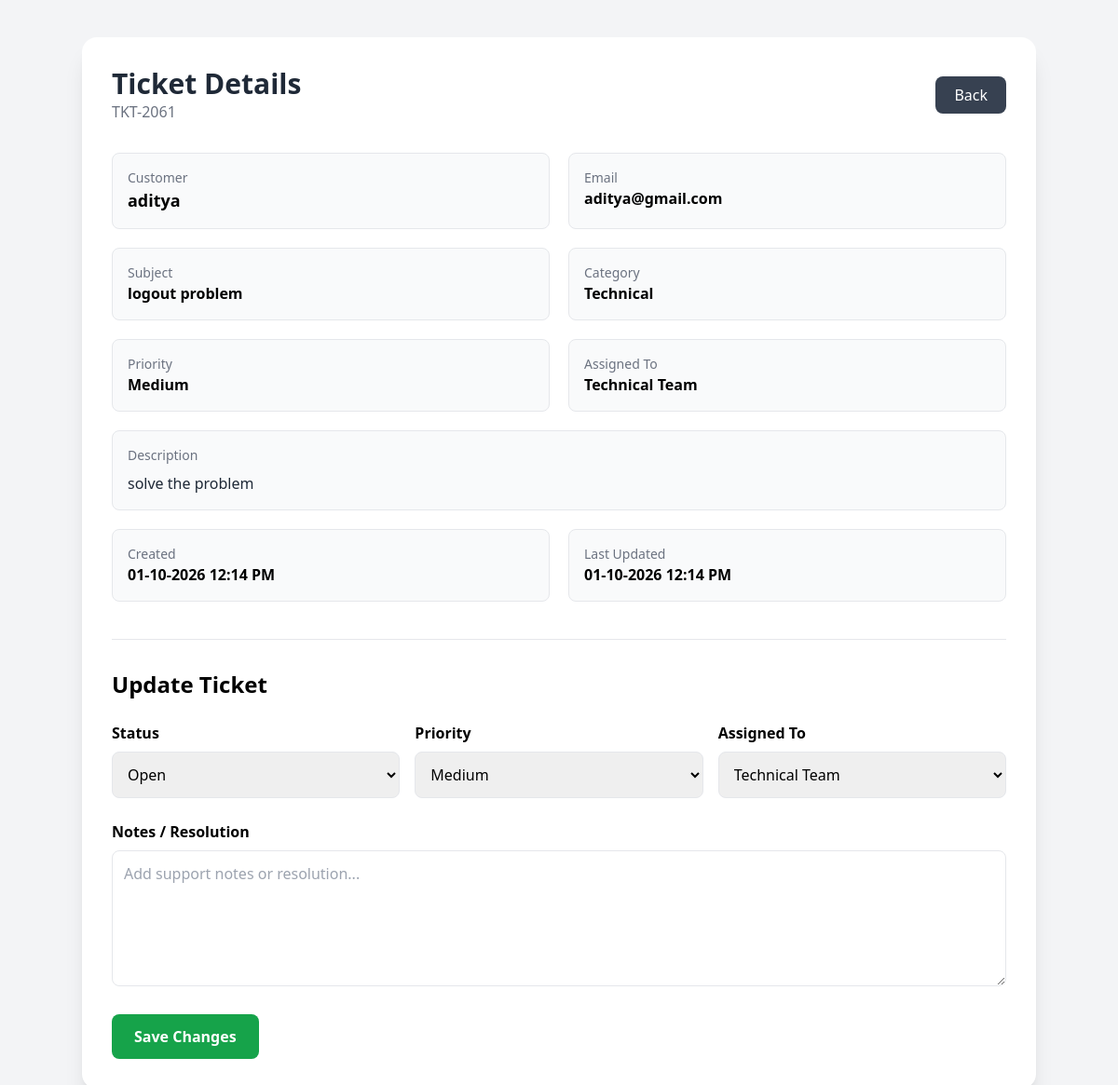
Screenshot of /ticket/TKT-2061 with the database file from the repository.
### app/models.py (models this page shows)
class Ticket(Base):
    __tablename__ = "tickets"
    ticket_id = Column(String, primary_key=True, index=True)
    customer_name = Column(String, nullable=False)
    customer_email = Column(String, nullable=False)
    subject = Column(String, nullable=False)
    description = Column(String, nullable=False)
    category = Column(String, default="Other")
    priority = Column(String, default="Medium")
    status = Column(String, default="Open")
    assigned_to = Column(String, default="Unassigned")
    notes = Column(String, default="")
    created_at = Column(DateTime, default=datetime.utcnow)
    updated_at = Column(
        DateTime,
        default=datetime.utcnow,
        onupdate=datetime.utcnow
    )

### app/main.py (the view)
@app.get(
    "/ticket/{ticket_id}",
    response_class=HTMLResponse
)
def ticket_detail(
    request: Request,
    ticket_id: str,
    db: Session = Depends(get_db)
):
    ticket = crud.get_ticket(db, ticket_id)
    if not ticket:
        return HTMLResponse(
            "<h1>Ticket not found</h1>",
            status_code=404
        )
    return templates.TemplateResponse(
        request,
        "ticket_detail.html",
        {
            "ticket": ticket
        }
    )

### templates/ticket_detail.html (shortened to what this page needs)
<!DOCTYPE html>
<html>
<head>
    <script src="https://cdn.tailwindcss.com"></script>
</head>
<body class="bg-gray-100 min-h-screen py-10 px-4">
<div class="max-w-5xl mx-auto">
    <div class="bg-white shadow-xl rounded-2xl p-8">
        <div class="flex justify-between items-center mb-8">
            <div>
                <h1 class="text-3xl font-bold text-gray-800">
                    Ticket Details
                </h1>
                <p class="text-gray-500">
                    {{ ticket.ticket_id }}
                </p>
            </div>
            <a href="/"
               class="bg-gray-700 text-white px-5 py-2 rounded-lg">
                Back
            </a>
        </div>
        <div class="grid grid-cols-1 md:grid-cols-2 gap-5 mb-10">
            <div class="bg-gray-50 border rounded-lg p-4">
                <p class="text-gray-500 text-sm">
                    Customer
                </p>
                <p class="font-semibold text-lg">
                    {{ ticket.customer_name }}
                </p>
            </div>
            <div class="bg-gray-50 border rounded-lg p-4">
                <p class="text-gray-500 text-sm">
                    Email
                </p>
                <p class="font-semibold">
                    {{ ticket.customer_email }}
                </p>
            </div>
            <div class="bg-gray-50 border rounded-lg p-4">
                <p class="text-gray-500 text-sm">
                    Subject
                </p>
                <p class="font-semibold">
                    {{ ticket.subject }}
                </p>
            </div>
            <div class="bg-gray-50 border rounded-lg p-4">
                <p class="text-gray-500 text-sm">
                    Category
                </p>
                <p class="font-semibold">
                    {{ ticket.category }}
                </p>
            </div>
            <div class="bg-gray-50 border rounded-lg p-4">
                <p class="text-gray-500 text-sm">
                    Priority
                </p>
                <p class="font-semibold">
                    {{ ticket.priority }}
                </p>
            </div>
            <div class="bg-gray-50 border rounded-lg p-4">
                <p class="text-gray-500 text-sm">
                    Assigned To
                </p>
                <p class="font-semibold">
                    {{ ticket.assigned_to }}
                </p>
            </div>
            <div class="bg-gray-50 border rounded-lg p-4 md:col-span-2">
                <p class="text-gray-500 text-sm mb-2">
                    Description
                </p>
                <p class="text-gray-800">
                    {{ ticket.description }}
                </p>
            </div>
            <div class="bg-gray-50 border rounded-lg p-4">
                <p class="text-gray-500 text-sm">
                    Created
                </p>
                <p class="font-semibold">
                    {{ ticket.created_at.strftime('%d-%m-%Y %I:%M %p') }}
                </p>
            </div>
            <div class="bg-gray-50 border rounded-lg p-4">
                <p class="text-gray-500 text-sm">
                    Last Updated
                </p>
                <p class="font-semibold">
                    {% if ticket.updated_at %}
                        {{ ticket.updated_at.strftime('%d-%m-%Y %I:%M %p') }}
                    {% else %}
                        Not updated
                    {% endif %}
                </p>
            </div>
        </div>
        <div class="border-t pt-8">
            <h2 class="text-2xl font-bold mb-6">
                Update Ticket
            </h2>
            <form method="post" class="space-y-6">
                <div class="grid grid-cols-1 md:grid-cols-3 gap-4">
                    <div>
                        <label class="block font-semibold mb-2">
                            Status
                        </label>
                        <select
                            name="status"
                            class="border p-3 rounded-lg w-full"
                        >
                            <option value="Open"
                                {% if ticket.status == "Open" %}selected{% endif %}>
                                Open
                            </option>
                        </select>
                    </div>
                    <div>
                        <label class="block font-semibold mb-2">
                            Priority
                        </label>
                        <select
                            name="priority"
                            class="border p-3 rounded-lg w-full"
                        >
                            <option value="Medium"
                                {% if ticket.priority == "Medium" %}selected{% endif %}>
                                Medium
                            </option>
                        </select>
                    </div>
                    <div>
                        <label class="block font-semibold mb-2">
                            Assigned To
                        </label>
                        <select
                            name="assigned_to"
                            class="border p-3 rounded-lg w-full"
                        >
                            <option
                                {% if ticket.assigned_to == "Technical Team" %}selected{% endif %}
                            >
                                Technical Team
                            </option>
                        </select>
                    </div>
                </div>
                <div>
                    <label class="block font-semibold mb-2">
                        Notes / Resolution
                    </label>
                    <textarea
                        name="notes"
                        rows="5"
                        class="border p-3 rounded-lg w-full"
                        placeholder="Add support notes or resolution..."
                    >{{ ticket.notes }}</textarea>
                </div>
                <button
                    type="submit"
                    class="bg-green-600 hover:bg-green-700 text-white px-6 py-3 rounded-lg font-semibold"
                >
                    Save Changes
                </button>
            </form>
        </div>
    </div>
</div>
</body>
</html>

### rows the page displays
Ticket: ticket_id "TKT-2061", customer_name "aditya", customer_email "aditya@gmail.com", subject "logout problem", category "Technical", priority "Medium", assigned_to "Technical Team", description "solve the problem", created_at "01-10-2026 12:14 PM", updated_at "01-10-2026 12:14 PM", status "Open"
